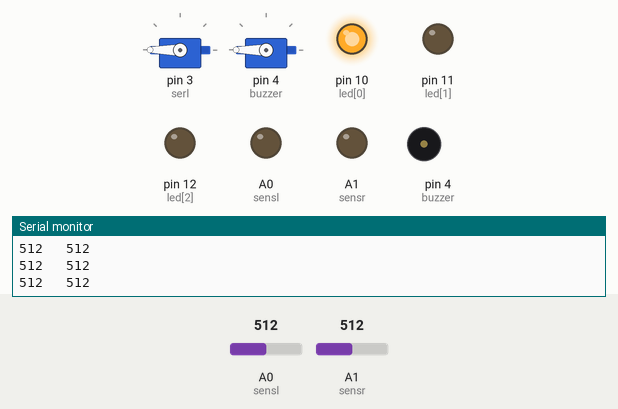
Bench run of a sketch on a simulated Arduino Uno, built with avr-gcc and run on an emulated ATmega328P. Parts: 2 × servo, output pins drawn as LEDs (lit = HIGH), buzzer (waves = sounding), the last lines printed to the serial monitor. Dashed ring = blinking. The test bench sets the inputs (shaded band); at power-on: A0 (sensl) = 512, A1 (sensr) = 512.

Above: at 1.2 s.
1.3 s: A0 (sensl) set to 636
4.3 s: A0 (sensl) set to 654
At 6.6 s:
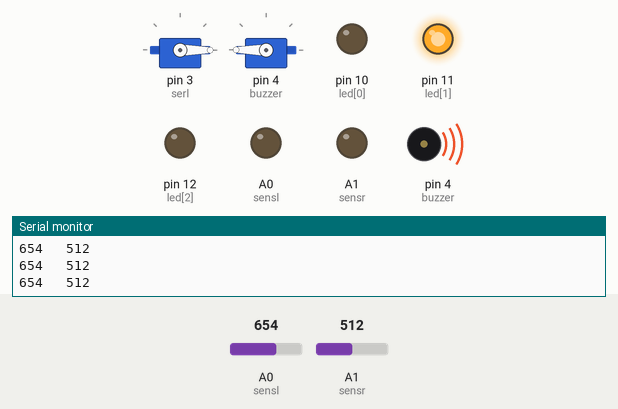
7.3 s: A1 (sensr) set to 541
At 9.1 s:
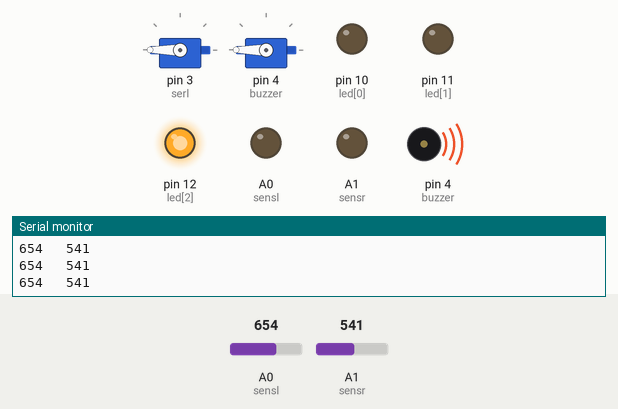
10.3 s: A1 (sensr) set to 772
13.3 s: A1 (sensr) set to 795
At 14.07 s:
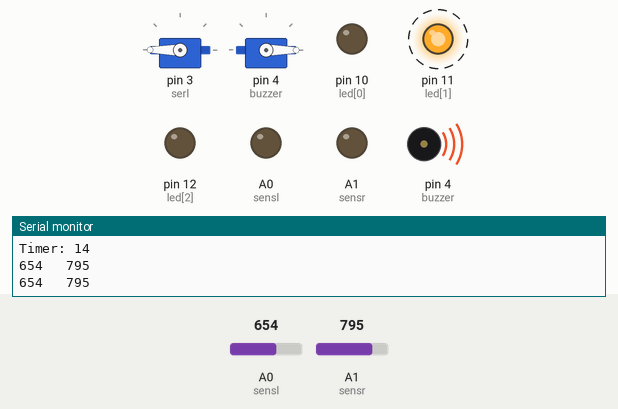
16.3 s: A1 (sensr) set to 716
At 18.0 s:
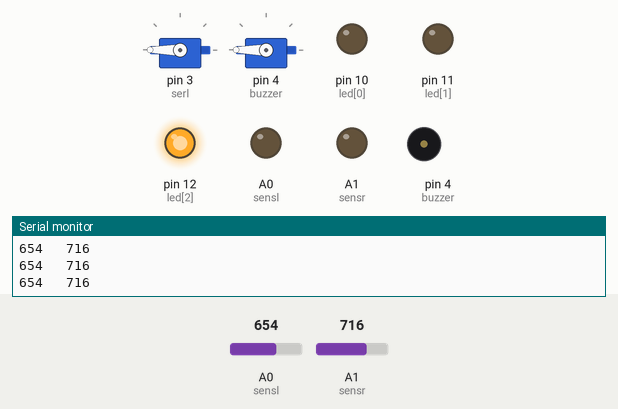
Timing chart, 0 to 20.3 s (numbered marks = the images above; inputs shaded):
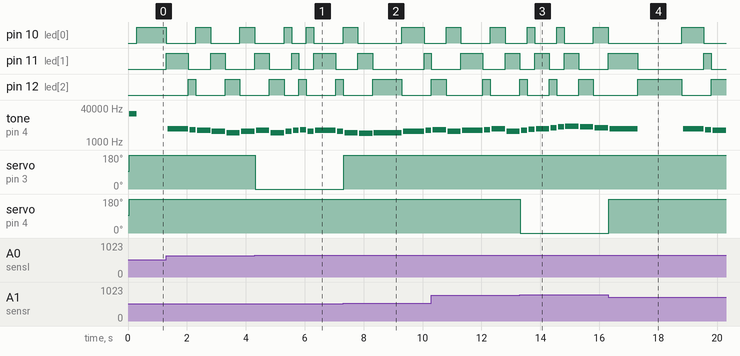

The sketch:

Final_project.ino
```cpp
#include "PollTimer.h"// include time control library
#include <Servo.h> // include the Servo library
/* * * * * * * * * * * * * * * *
 * Here the Declaration Starts *
 * * * * * * * * * * * * * * * */
int i;
int start=0;
int loop_counter=0;

/********** Song Part **********/
int   tones[]={2093,2349,2637,2794,3136,3520,3951,3729,4186,4699,5274,5588};
//             c    d    e    f    g    a    b    aS   C    D    E    F
char tone_c[]={'c', 'd', 'e', 'f', 'g', 'a', 'b', 'S', 'C', 'D', 'E', 'F'};
int leng=sizeof(tones);

char song[]{'0','0','C','S','a','g','f','g','a','f','g','a','S','g','a','g','f','e','f',  'g','a','S','g','a','S','C','g','a','b','C','D','E','F','E','D','C','0',  'C','S','a','g','f','g','a','f','D','D','D','D','C','S','a','g','f'};
int durat[]{ 1 , 4 , 3 , 1 , 2 , 2 , 2 , 2 , 2 , 2 , 1 , 1 , 1 , 1 , 3 , 1 , 2 , 2 , 4 ,   3 , 1 , 2 , 2 , 3 , 1 , 2 , 2 , 1 , 1 , 2 , 1 , 1 , 2 , 2 , 2 , 4 , 6 ,   3 , 1 , 2 , 2 , 2 , 2 , 2 , 2 , 1 , 1 , 1 , 1 , 3 , 1 , 2 , 2 , 4 };
// array of song and durat shows the whole song
int song_l=sizeof(song);

int play=0;//the note being played
int dur=5*durat[0];//set the note length(n*5*50ms)
int buzzer=4;//buzzer pin
int j=12 ;//the first note

PollTimer musicloop(20UL);//every loop is 50 ms

/********** Servo Part **********/
int serpl=3;//left servo pin
int serpr=4;//right servo pin
Servo serl;//left servo
Servo serr;//right servo

int serl_stop=93;//Left servo stop number
int serr_stop=95;//Right servo stop number
int boundary=130;//The minimum difference in reading of two IR sensors

void foreward();
void backward();
void trunLeft();
void turnRight();
void still();

PollTimer moveloop(25UL);//set the frequency of moving and checking to 20 hz

/********** Sensor Part **********/
int sensl=A0;//left Opto-electric sensor
int sensr=A1;//right Opto-electric sensor

/********** LED Part **********/
int led[]={10,11,12};//LED pins
int led_config[3][3]={
{1,0,0},
{0,1,0},
{0,0,1}};//the led configrations
int ledstate=0;//the one configration currently at

/********** Bottom Part **********/
int bottom=8;//bottom pin
PollTimer bottomloop(1UL);

/* * * * * * * * * * * * * * * * *
 *Here the Initialization Starts *
 * * * * * * * * * * * * * * * * */
void setup()
{
  Serial.begin(9600);
  serl.attach(3);//initialize pin for the left servo
  serr.attach(4);//initialize pin for the right servo
  //initialize servo pins

  pinMode(sensl,INPUT);
  pinMode(sensr,INPUT);
  //initialize all sensor pins as input

  pinMode(bottom,INPUT);

  int num=sizeof(led);
  for(i=0;i<num;i++)
  {
     pinMode(led[i],OUTPUT);
  }//initialize LED pins as output

  pinMode(buzzer,OUTPUT);
  still();

}

void loop()
{
 int dir=0;
 start=1;
 while(start==0)//if not started
 {
  if(digitalRead(bottom)){
    start=1;
    bottomloop.start();
    moveloop.start();
    musicloop.start();
  }//when bottom pressed start all the timing loops
  noTone(buzzer);
  still();
 }
 if(start==1)
 {
    if(bottomloop.check())//check moving loop at 1hz
    {
      if(loop_counter==50)//time 50seconds
      {
        start=0;
        loop_counter=0;
      }else{
        loop_counter++;
        Serial.print("Timer: ");
        Serial.println(loop_counter);
      }
    }
   if(moveloop.check())//check moveloop
   {
    int lr=analogRead(sensl);
    int rr=analogRead(sensr);
    Serial.print(lr);
    Serial.print("   ");
    Serial.println(rr);

    dir = lr-rr;//the darker the color is, the higher the reading is
    if(dir>boundary)//if difference greater than some certain value
    {
      trunLeft();
    }
    else if(dir<-boundary)
    {
      turnRight();
    }else{
      foreward();
    }
   }

 if(musicloop.check())
   {
     if(dur==0)
    {
      noTone(buzzer);
      if(play==song_l-1)//when reach the end of the song
      {
        play=0;
      }else{//if not the end of the song
        play++;//move to next note
        for(j=0;j<leng;j++)//find the next note to play
        {
          if (song[play]==tone_c[j])
          {
            break;
          }
        }
        changeled();
      }
      dur=5*durat[play];
    }else{
      if (j<leng)//if note not found in the list(a break)
      {
         tone(buzzer, tones[j]);
       }else{//else play the note
          noTone(buzzer);
       }
     }
      dur--;
    }
  }
}

/* * * * * * * * * * * * * * * * *
 *Here the Functions are defined *
 * * * * * * * * * * * * * * * * */
void foreward()
{
  serl.write(180);
  serr.write(180);
}
void backward()
{
  serl.write(0);
  serr.write(180);
}
void trunLeft()
{
  serl.write(0);
  serr.write(180);
}
void turnRight()
{
  serl.write(180);
  serr.write(0);
}
void still()
{
  serl.write(serl_stop);
  serr.write(serr_stop);
}
void changeled()
{
  for(int i=0;i<3;i++)
  {
    digitalWrite(led[i],led_config[ledstate][i]);
  }
  ledstate++;
  if(ledstate==3)
  {
    ledstate=0;
  }
}
```

PollTimer.cpp
```cpp
// (licence header left out)
#include "PollTimer.h"


PollTimer::PollTimer( unsigned long Hz )
{
	period_us = 1000000UL / Hz;
	period_dt = 1.0f / float(Hz);

	nextExecute = micros() + period_us;
}


void PollTimer::start()
{
   nextExecute = micros() + period_us;
}


bool PollTimer::check()
{
   timeLast = timeNow;
   timeNow  = micros();

   if( timeNow < timeLast ) // timer roll-over detected -- must check every run
   {
      if( rollOverDetected )
      {
         rollOverDetected = false; // expected rollover, unset flag
      }
      else
      {
         while(nextExecute > period_us) // this may execute multiple times if the check is grossly late
         {
            nextExecute += period_us; // unexpected rollover -- nextExecute time was passed and timer rollover happened between checks
         }
         return true;
      }
   }

   if( rollOverDetected )
   {
      // do nothing until timer rolls over as well
   }
	else if( timeNow > nextExecute )
	{
		nextExecute += period_us;

      if( nextExecute < period_us ) // future execute time roll-over detected
      {
         rollOverDetected = true; // set rollover flag
      }

		return true;
	}

	return false;
}


unsigned long PollTimer::us()
{
	return period_us;
}


float PollTimer::dt()
{
	return period_dt;
}
```

PollTimer.h
```cpp
// (licence header left out)
#ifndef PollTimer_h
   #define PollTimer_h

   #include <arduino.h>

   class PollTimer
   {
      public:

         PollTimer(unsigned long Hz);
         bool check();
         void start();

         unsigned long us();	// return microseconds
         float dt();				// return decimal seconds


      private:
         unsigned long period_us;	// microseconds
         float period_dt;			// decimal seconds

         unsigned long nextExecute, timeNow, timeLast;

         bool rollOverDetected = false;

   };

#endif
```

Measured:
- the behaviour switches between 642 and 643 on A0 (sensl) (found by bisection; images 0 and 1)
- the behaviour switches between 523 and 524 on A1 (sensr) (found by bisection; images 1 and 2)
- the behaviour switches between 784 and 785 on A1 (sensr) (found by bisection; images 2 and 3)
- after the input at 4.3 s, servo on pin 3 (serl): 180° → 0° at once
- after the input at 7.3 s, servo on pin 3 (serl): 0° → 180° at once
- after the input at 13.3 s, servo on pin 4 (buzzer): 180° → 0° at once
- after the input at 16.3 s, servo on pin 4 (buzzer): 0° → 180° at once
- by itself, tone on pin 4 (buzzer): plays 4186 Hz for 0.95 s, 4186 Hz for 0.70 s, 3729 Hz for 0.20 s, 3520 Hz for 0.45 s
